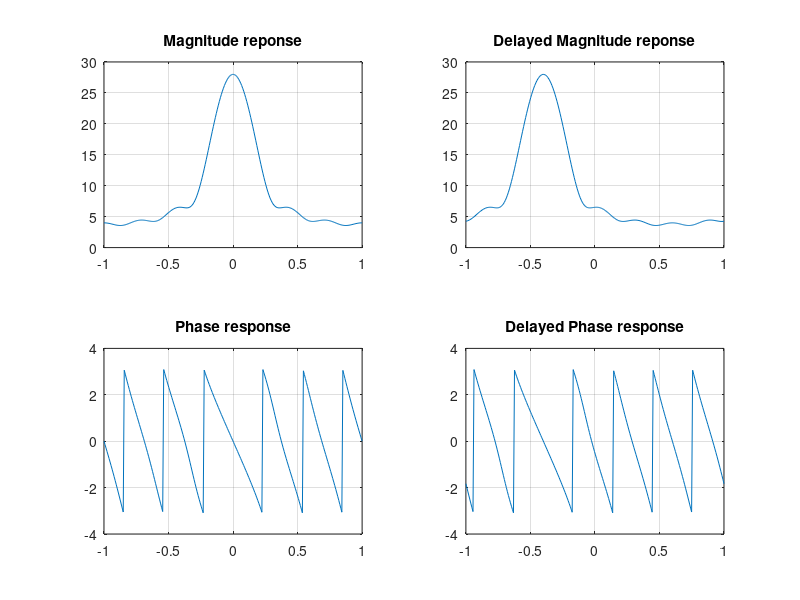

Here is the MATLAB script that generated this plot:
%LAB TASK 2
%TIME SHIFTING PROPERTY OF DTFT - 2

clf;
w=-pi:2*pi/255:pi;
w0=-0.4*pi;
x_n=[1 2 3 4 5 6 7];
n=0:length(x_n)-1;
X_w=freqz(x_n,1,w);
subplot(221)
plot(w/pi,abs(X_w))
grid on;
title('Magnitude reponse')
subplot(223)
plot(w/pi,angle(X_w))
grid on;
title('Phase response')
x1_n=(exp(j*w0*n)).*x_n;
X1_w=freqz(x1_n,1,w);
subplot(222)
plot(w/pi,abs(X1_w))
grid on;
title('Delayed Magnitude reponse')
subplot(224)
plot(w/pi,angle(X1_w))
grid on;
title('Delayed Phase response')
